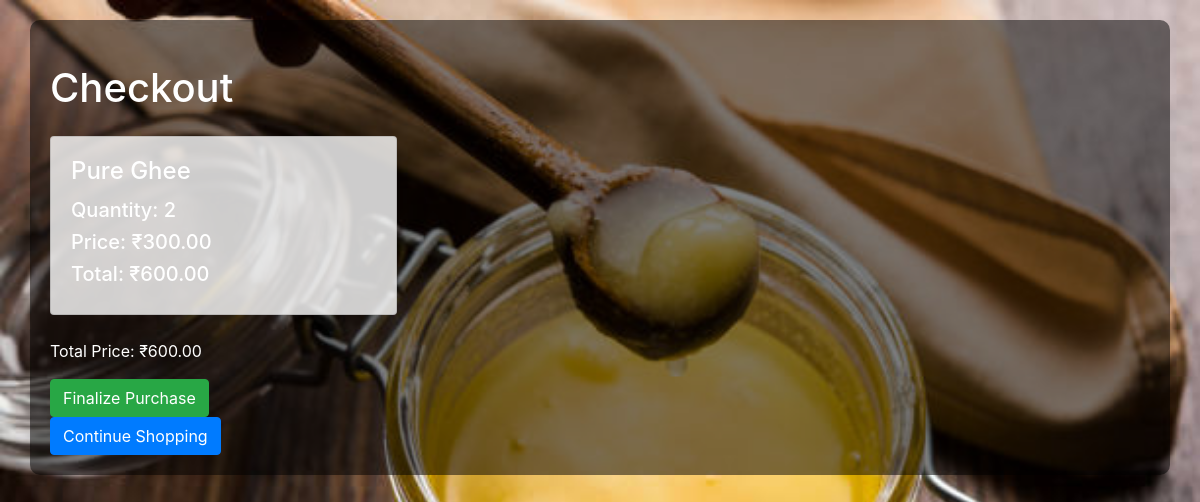
Screenshot of /checkout/ (signed in) with the database file from the repository.
### store/models.py (models this page shows, shortened)
class CartItem(models.Model):
    user = models.ForeignKey(User, on_delete=models.CASCADE)
    product = models.ForeignKey(Product, on_delete=models.CASCADE)
    quantity = models.PositiveIntegerField()
    added_at = models.DateTimeField(auto_now_add=True)

class Product(models.Model):
    name = models.CharField(max_length=100)
    description = models.TextField()
    price_per_kg = models.DecimalField(max_digits=10, decimal_places=2)
    stock = models.IntegerField()

### store/views.py (the view)
# urls.py: path('checkout/', views.checkout, name='checkout'),
def checkout(request):
    cart_items = CartItem.objects.filter(user=request.user)  # Adjust based on your user model
    total_price = sum(item.product.price_per_kg * item.quantity for item in cart_items)
    return render(request, 'store/checkout.html', {'cart_items': cart_items, 'total_price': total_price})

### store/templatetags/custom_filters.py (called while the page is built)
@register.filter
def multiply(value, arg):
    return value * arg

### store/templates/store/checkout.html (shortened to what this page needs)
<!DOCTYPE html>
<html>
<head>
    {% load static %}
    {% load custom_filters %}
    <link href="https://maxcdn.bootstrapcdn.com/bootstrap/4.5.2/css/bootstrap.min.css" rel="stylesheet">
</head>
<body>
    <div class="container">
        <h1 class="my-4">Checkout</h1>
        {% if cart_items %}
            <div class="row">
                {% for item in cart_items %}
                    <div class="col-lg-4 col-md-6 mb-4">
                        <div class="card h-100">
                            <div class="card-body">
                                <h4 class="card-title">{{ item.product.name }}</h4>
                                <h5>Quantity: {{ item.quantity }}</h5>
                                <h5>Price: ₹{{ item.product.price_per_kg }}</h5>
                                <h5>Total: ₹{{ item.quantity|multiply:item.product.price_per_kg }}</h5>
                            </div>
                        </div>
                    </div>
                {% endfor %}
            </div>
            <p>Total Price: ₹{{ total_price }}</p>
            <form action="{% url 'process_payment' %}" method="post">
                <button type="submit" class="btn btn-success">Finalize Purchase</button>
            </form>
        {% else %}
            <p>Your cart is empty.</p>
        {% endif %}
        <a href="{% url 'product_list' %}" class="btn btn-primary">Continue Shopping</a>
    </div>
</body>
</html>

### rows the page displays
CartItem: product.name "Pure Ghee", quantity "2", product.price_per_kg "300.00", quantity|multiply "600.00"

### other values shown
{{ total_price }} "600.00"
